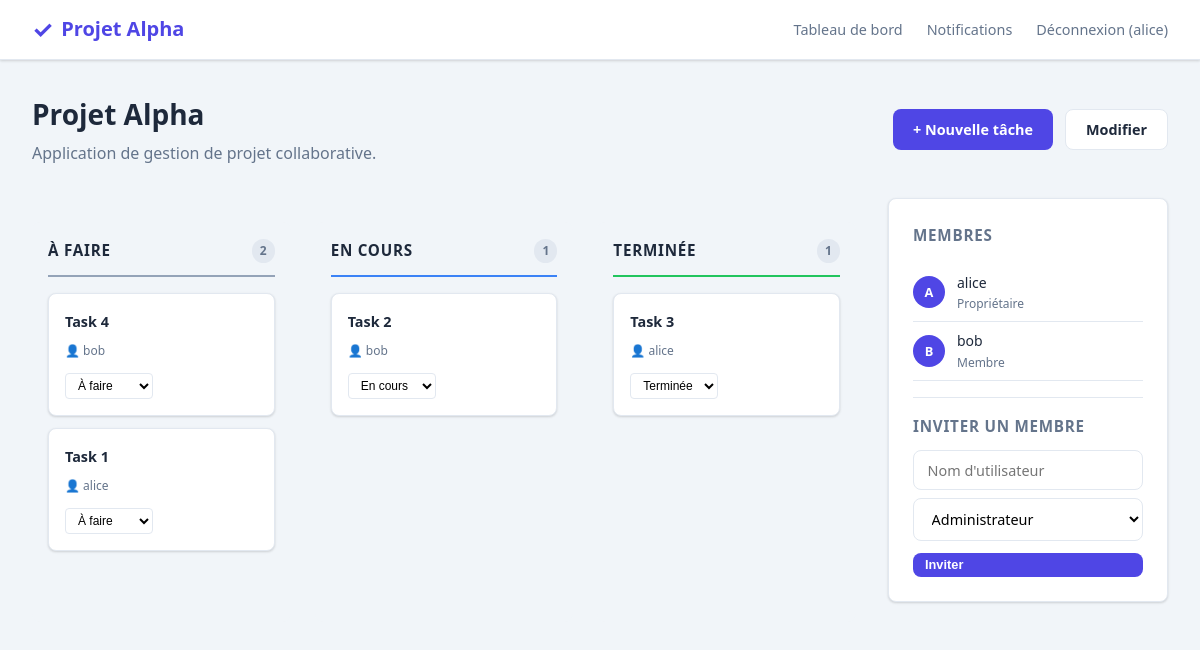
The page /project/1/ (signed in) on the database its author committed.
### projects/models.py (models this page shows, shortened)
class Project(models.Model):
    name = models.CharField(max_length=200)
    description = models.TextField(blank=True)
    owner = models.ForeignKey(
        settings.AUTH_USER_MODEL,
        on_delete=models.CASCADE,
        related_name='owned_projects',
    )
    created_at = models.DateTimeField(auto_now_add=True)
    class Meta:
        ordering = ['-created_at']

class ProjectMember(models.Model):
    ROLE_OWNER = 'owner'
    ROLE_ADMIN = 'admin'
    ROLE_MEMBER = 'member'
    ROLE_CHOICES = [
        (ROLE_OWNER, 'Propriétaire'),
        (ROLE_ADMIN, 'Administrateur'),
        (ROLE_MEMBER, 'Membre'),
    ]
    project = models.ForeignKey(Project, on_delete=models.CASCADE, related_name='members')
    user = models.ForeignKey(
        settings.AUTH_USER_MODEL,
        on_delete=models.CASCADE,
        related_name='project_memberships',
    )
    role = models.CharField(max_length=20, choices=ROLE_CHOICES, default=ROLE_MEMBER)
    class Meta:
        unique_together = ('project', 'user')

### tasks/models.py (models this page shows, shortened)
class Task(models.Model):
    STATUS_TODO = 'todo'
    STATUS_IN_PROGRESS = 'in_progress'
    STATUS_DONE = 'done'
    STATUS_CHOICES = [
        (STATUS_TODO, 'À faire'),
        (STATUS_IN_PROGRESS, 'En cours'),
        (STATUS_DONE, 'Terminée'),
    ]
    title = models.CharField(max_length=200)
    description = models.TextField(blank=True)
    project = models.ForeignKey(Project, on_delete=models.CASCADE, related_name='tasks')
    assigned_to = models.ForeignKey(
        settings.AUTH_USER_MODEL,
        on_delete=models.SET_NULL,
        null=True,
        blank=True,
        related_name='assigned_tasks',
    )
    status = models.CharField(max_length=20, choices=STATUS_CHOICES, default=STATUS_TODO)
    due_date = models.DateField(null=True, blank=True)
    created_at = models.DateTimeField(auto_now_add=True)
    class Meta:
        ordering = ['-created_at']

### projects/views.py (the view)
# urls.py: path('project/<int:pk>/', views.project_detail, name='project_detail'),
@user_passes_test(lambda u: u.is_authenticated)
def project_detail(request, pk):
    project = get_object_or_404(Project, pk=pk)
    if not is_project_member(request.user, project):
        messages.error(request, "Vous n'avez pas accès à ce projet.")
        return redirect('projects:dashboard')
    tasks_todo = project.tasks.filter(status='todo')
    tasks_in_progress = project.tasks.filter(status='in_progress')
    tasks_done = project.tasks.filter(status='done')
    members = project.members.select_related('user')
    invite_form = InviteMemberForm()
    return render(request, 'projects/project_detail.html', {
        'project': project,
        'tasks_todo': tasks_todo,
        'tasks_in_progress': tasks_in_progress,
        'tasks_done': tasks_done,
        'members': members,
        'invite_form': invite_form,
        'is_owner': project.owner == request.user,
    })

### projects/forms.py
class InviteMemberForm(forms.Form):
    username = forms.CharField(
        max_length=150,
        widget=forms.TextInput(attrs={'class': 'form-input', 'placeholder': "Nom d'utilisateur"}),
    )
    role = forms.ChoiceField(
        choices=ProjectMember.ROLE_CHOICES[1:],
        widget=forms.Select(attrs={'class': 'form-input'}),
    )

### notifications/context_processors.py (called while the page is built)
def unread_notifications(request):
    if request.user.is_authenticated:
        count = request.user.notifications.filter(is_read=False).count()
        return {'unread_notifications_count': count}
    return {'unread_notifications_count': 0}

### projects/views.py (called while the page is built)
def is_project_member(user, project):
    return ProjectMember.objects.filter(project=project, user=user).exists()

### templates/projects/project_detail.html (shortened to what this page needs)
{% extends 'base.html' %}
{% block content %}
<div class="page-header">
    <div>
        <h1>{{ project.name }}</h1>
        <p style="color:var(--text-muted);margin-top:.25rem;">{{ project.description|default:"" }}</p>
    </div>
    <div style="display:flex;gap:.75rem;">
        <a href="{% url 'tasks:task_create' %}?project={{ project.pk }}" class="btn btn-primary">+ Nouvelle tâche</a>
        {% if is_owner %}
        <a href="{% url 'projects:project_edit' project.pk %}" class="btn btn-secondary">Modifier</a>
        {% endif %}
    </div>
</div>
<div class="project-layout">
    <div>
        <div class="kanban-board">
            <div class="kanban-column todo">
                <div class="kanban-column-header">
                    <h3>À faire</h3>
                    <span class="task-count">{{ tasks_todo.count }}</span>
                </div>
                {% for task in tasks_todo %}
                {% include 'projects/_task_card.html' %}
                {% empty %}
                <p style="color:var(--text-muted);font-size:.85rem;text-align:center;padding:1rem;">Aucune tâche</p>
                {% endfor %}
            </div>
            <div class="kanban-column in-progress">
                <div class="kanban-column-header">
                    <h3>En cours</h3>
                    <span class="task-count">{{ tasks_in_progress.count }}</span>
                </div>
                {% for task in tasks_in_progress %}
                {% include 'projects/_task_card.html' %}
                {% empty %}
                <p style="color:var(--text-muted);font-size:.85rem;text-align:center;padding:1rem;">Aucune tâche</p>
                {% endfor %}
            </div>
            <div class="kanban-column done">
                <div class="kanban-column-header">
                    <h3>Terminée</h3>
                    <span class="task-count">{{ tasks_done.count }}</span>
                </div>
                {% for task in tasks_done %}
                {% include 'projects/_task_card.html' %}
                {% empty %}
                <p style="color:var(--text-muted);font-size:.85rem;text-align:center;padding:1rem;">Aucune tâche</p>
                {% endfor %}
            </div>
        </div>
    </div>
    <div>
        <div class="card members-panel">
            <h3>Membres</h3>
            {% for member in members %}
            <div class="member-item">
                <div class="member-avatar">{{ member.user.username|first|upper }}</div>
                <div>
                    <div>{{ member.user.username }}</div>
                    <div class="member-role">{{ member.get_role_display }}</div>
                </div>
            </div>
            {% endfor %}
            {% if is_owner %}
            <hr style="margin:1rem 0;border:none;border-top:1px solid var(--border);">
            <h3 style="margin-bottom:.75rem;">Inviter un membre</h3>
            <form method="post" action="{% url 'projects:invite_member' project.pk %}">
                {{ invite_form.username }}
                <div style="margin-top:.5rem;">{{ invite_form.role }}</div>
                <button type="submit" class="btn btn-primary btn-sm" style="margin-top:.75rem;width:100%;">Inviter</button>
            </form>
            {% endif %}
        </div>
    </div>
</div>
{% endblock %}

### templates/base.html (shortened to what this page needs)
{% load static %}
<!DOCTYPE html>
<html lang="fr">
<head>
    <link rel="stylesheet" href="{% static 'css/style.css' %}">
</head>
<body>
    {% if user.is_authenticated %}
    <nav class="navbar">
        <a href="{% url 'projects:dashboard' %}" class="navbar-brand">
            <span>✓</span> Projet Alpha
        </a>
        <ul class="navbar-nav">
            <li><a href="{% url 'projects:dashboard' %}">Tableau de bord</a></li>
            <li>
                <a href="{% url 'notifications:list' %}">
                    Notifications
                </a>
            </li>
            <li>
                <form method="post" action="{% url 'accounts:logout' %}" class="logout-form">
                    <button type="submit">Déconnexion ({{ user.username }})</button>
                </form>
            </li>
        </ul>
    </nav>
    {% endif %}
    <div class="container">
        {% block content %}{% endblock %}
    </div>
</body>
</html>

### templates/projects/_task_card.html (shortened to what this page needs)
<div class="task-card">
    <h4><a href="{% url 'tasks:task_detail' task.pk %}">{{ task.title }}</a></h4>
    <div class="task-meta">
        {% if task.assigned_to %}
        <span>👤 {{ task.assigned_to.username }}</span>
        {% endif %}
    </div>
    <div class="task-actions">
        <form method="post" action="{% url 'tasks:task_status_update' task.pk %}" class="status-form">
            <select name="status" onchange="this.form.submit()">
                <option value="todo" {% if task.status == 'todo' %}selected{% endif %}>À faire</option>
                <option value="in_progress" {% if task.status == 'in_progress' %}selected{% endif %}>En cours</option>
                <option value="done" {% if task.status == 'done' %}selected{% endif %}>Terminée</option>
            </select>
        </form>
    </div>
</div>

### rows shown on the page
Project: name "Projet Alpha", description "Application de gestion de projet collaborative."
Task: title "Task 4", assigned_to.username "bob", status "À faire"
Task: title "Task 1", assigned_to.username "alice", status "À faire"
Task: title "Task 2", assigned_to.username "bob", status "En cours"
Task: title "Task 3", assigned_to.username "alice", status "Terminée"
ProjectMember: user.username|first "A", user.username "alice", role "Propriétaire"
ProjectMember: user.username|first "B", user.username "bob", role "Membre"

### other values the page prints
{{ user.username }} "alice"
{{ tasks_todo.count }} "2"
{{ tasks_in_progress.count }} "1"
{{ tasks_done.count }} "1"
